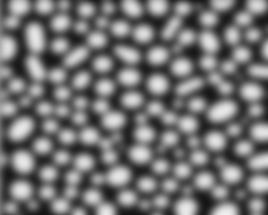
#> input picture s1.jpg, 268 x 215 px
$ jupyter execute TDSblog_FFT_Particles.ipynb
#> lines starting #> are read from the running program, lines starting #| are printed output that depends on the picture
<a href="https://colab.research.google.com/github/bjoyita/ImageFilters/blob/main/TDSblog_FFT_Particles.ipynb" target="_parent"></a>

**IMPORTING LIBRARIES**

[cell 1]
import numpy as np
from mpl_toolkits.mplot3d import axes3d
import matplotlib.pyplot as plt
from skimage import io, color
from skimage.filters import difference_of_gaussians, window
from scipy.fft import fftn, fftshift

# Microstructure 1

[cell 2]
A = io.imread('s1.jpg')
#> A is the input picture: shape (215, 268); min 19, max 240, mean 114.8
plt.imshow(A, cmap='gray')

[cell 3]
A.shape
#> Out = (215, 268)

[cell 4]
#create an open grid for our image
x,y = np.ogrid[0:268, 0:215]

# FOURIER TRANSFORM TO DETECT EDGES

[cell 5]
A_F = np.fft.fft2(A)
plt.imshow(np.log(abs(A_F)), cmap ='gray')
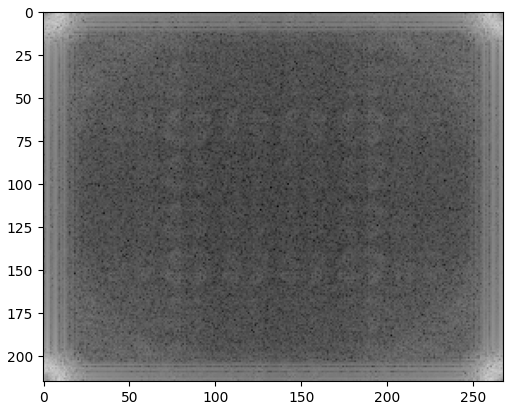
#> figure drawn by matplotlib, 1 panel

[cell 6]
A_F_02 = np.fft.fftshift(A_F)
plt.imshow(np.log(abs(A_F_02)), cmap ='gray')
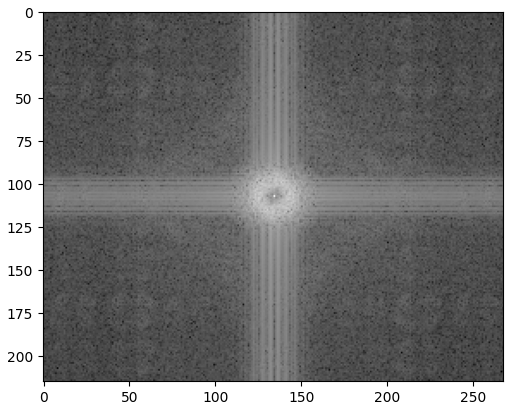
#> figure drawn by matplotlib, 1 panel

[cell 7]
nx, ny = A_F_02.shape
#> nx = 215; ny = 268

[cell 8]
mask_h = np.ones((nx,ny), np.uint8) # mask should have the same dimension as that of the image
center_x = nx/2
#> center_x = 107.5
center_y = ny/2
#> center_y = 134

# OPEN GRID
x, y = np.ogrid[:nx, :ny]
#> x = 215 values from 0 to 214
circle_mask = (x-center_x)**2 + (y-center_y)**2 <= 1*2
mask_h[circle_mask] = 0

plt.imshow(mask_h, cmap ='gray')
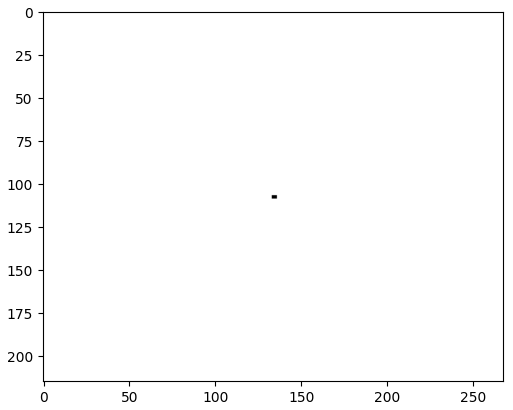
#> figure drawn by matplotlib, 1 panel

[cell 9]
A_F_02_c= A_F_02.copy()

#black out the center by applying high frequency mask
A_F_02_h = A_F_02_c* mask_h

#show the image
plt.imshow(abs(A_F_02_h), cmap ='gray')
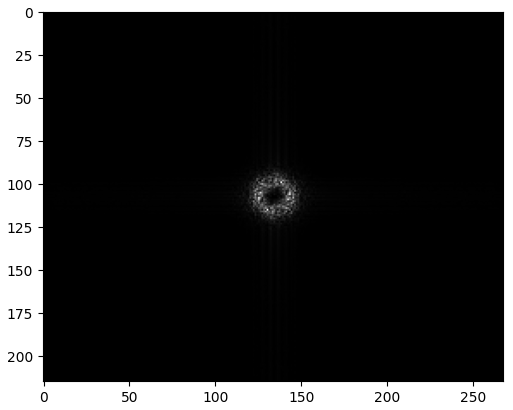
#> figure drawn by matplotlib, 1 panel

[cell 10]
A_F_02_originBack = np.fft.ifftshift(A_F_02_h)
plt.imshow(abs(A_F_02_originBack), cmap ='gray')

[cell 11]
originalImage = np.fft.ifft2(A_F_02_originBack)
plt.imshow(abs(originalImage), cmap ='gray')
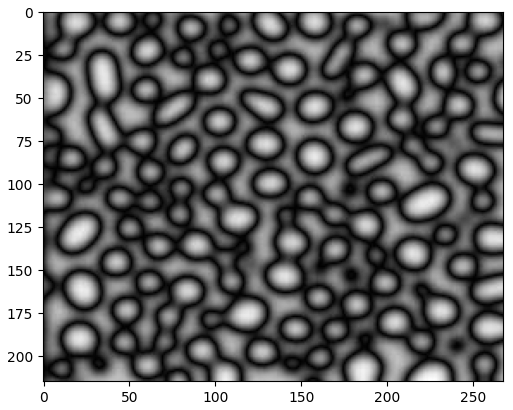
#> figure drawn by matplotlib, 1 panel

**When edge detection is the aim, use small radius mask to identify proper edges**

[cell 12]
from skimage import filters
Sharpimg = filters.unsharp_mask(A, radius = 50.0, amount = 1.0)
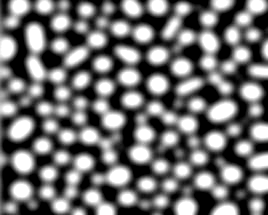
#> Sharpimg: shape (215, 268) float64; min 0, max 1, mean 0.446

[cell 13]
plt.imshow(Sharpimg, cmap ='gray')

[cell 14]
from skimage.filters import sobel,sobel_v, sobel_h, roberts
A_sobel = sobel(A)
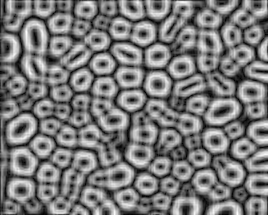
#> A_sobel: shape (215, 268) float64; min 2.02e-17, max 0.13, mean 0.0627; drawn with min black and max white


#fig, ax = plt.subplots(nrows=1, ncols=3, figsize=(10,10))
plt.imshow(A_sobel, cmap='gray')

[cell 15]
A_roberts = roberts(A)
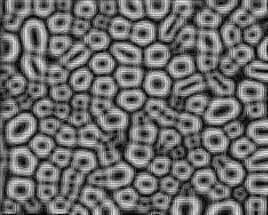
#> A_roberts: shape (215, 268) float64; min 0, max 0.106, mean 0.0451; drawn with min black and max white
plt.imshow(A_roberts, cmap='gray')

[cell 16]
from skimage.feature import canny
A_canny= canny(A)
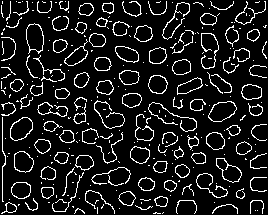
#> A_canny: shape (215, 268) bool; 11.1% white in thin lines or dots
plt.imshow(A_canny, cmap ='gray')

**Comparison of different image filters for edge detection**

[cell 17]
fig, ax = plt.subplots(1, 5, figsize =(15,15))

ax[0].imshow(A, cmap ='gray')
ax[0].set_title("original", fontsize = 10)
ax[1].imshow(abs(originalImage), cmap ='gray')
ax[1].set_title("Fourier Transformed", fontsize = 10)
ax[2].imshow(A_sobel, cmap ='gray')
ax[2].set_title("Sobel filter", fontsize = 10)
ax[3].imshow(Sharpimg, cmap ='gray')
ax[3].set_title("Sharpened", fontsize = 10)
ax[4].imshow(A_canny, cmap ='gray')
ax[4].set_title("Canny filter", fontsize = 10)
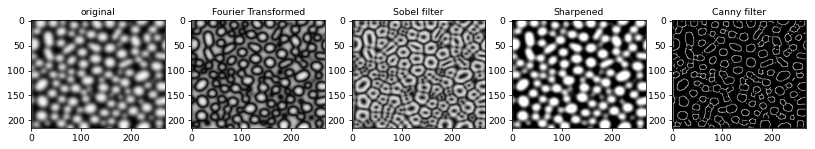
#> figure drawn by matplotlib, 5 panels
